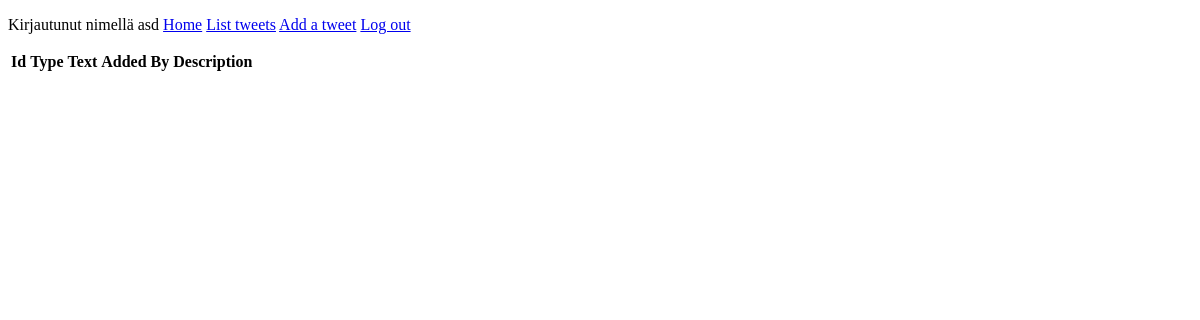
/tweets/18 (signed in), run on an earlier commit of the app's database.
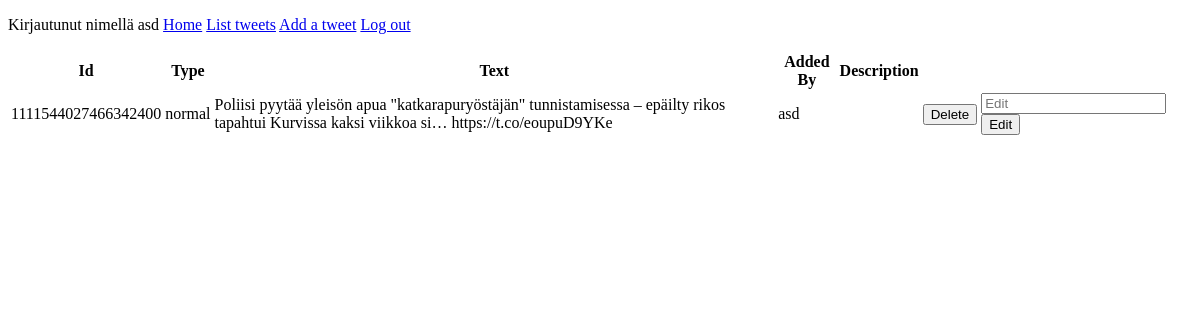
And on a later commit of the database.
### application/tweets/models.py (models this page shows, shortened)
class Tweet(db.Model):
    id = db.Column(db.Integer, primary_key=True)
    date_created = db.Column(db.DateTime, default=db.func.current_timestamp())
    date_modified = db.Column(db.DateTime, default=db.func.current_timestamp(),
    onupdate=db.func.current_timestamp())
    tweetid = db.Column(db.String(100))
    tweettype = db.Column(db.String(100))
    tweettext = db.Column(db.String(300))
    addedby = db.Column(db.String(100))
    tweetdescription = db.Column(db.String(100))
    account_id = db.Column(db.Integer, db.ForeignKey('account.id'),
                           nullable=False)

### application/tweets/views.py (the view)
@app.route("/tweets/<id>")
@login_required
def tweets_view(id):
    tweets = db.session().query(Tweet).filter(Tweet.id == id)
    return render_template('tweets/tweet.html', tweets=tweets)

### application/__init__.py (called while the page is built)
@login_manager.user_loader
def load_user(user_id):
    return User.query.get(user_id)

### application/templates/tweets/tweet.html (shortened to what this page needs)
{% extends "layout.html" %}
{% block body %}
  <p>
<table>
    <tr>
      <th>Id</th>
      <th>Type</th>
      <th>Text</th>
      <th>Added By</th>
        <th>Description</th>
      <th></th>
    </tr>
    {% for tweet in tweets %}
    <tr>
        <td>{{ tweet.tweetid }}</td>
        <td>{{ tweet.tweettype }}</td>
        <td>{{ tweet.tweettext }}</td>
        <td>{{ tweet.addedby }}</td>
        <td>{{ tweet.tweetdescription }}</td>
        <td>
                        <form method="POST" action="{{ url_for('tweet_delete', id = tweet.id) }}">
                            <input type="submit" value="Delete">
                        </form>
        </td>
        <td>
            <div>
            <form method="POST" action="{{ url_for('tweet_edit', id = tweet.id) }}">
                <input type="text" name="tweetdescription" placeholder="Edit"/>
                <input type="submit" value="Edit">
            </form>
                </div>
        </td>
    </tr>
    {% endfor %}
  </table>  </p>
{% endblock %}

What changed in the data, as far as the page shows it:
added Tweet: tweetid "1111544027466342400", tweettype "normal", tweettext "Poliisi pyytää yleisön apua \"katkarapuryöstäjän\" tunnistamisessa – epäilty rikos tapahtui Kurvissa kaksi viikkoa si… https://t.co/eoupuD9YKe", addedby "asd"
